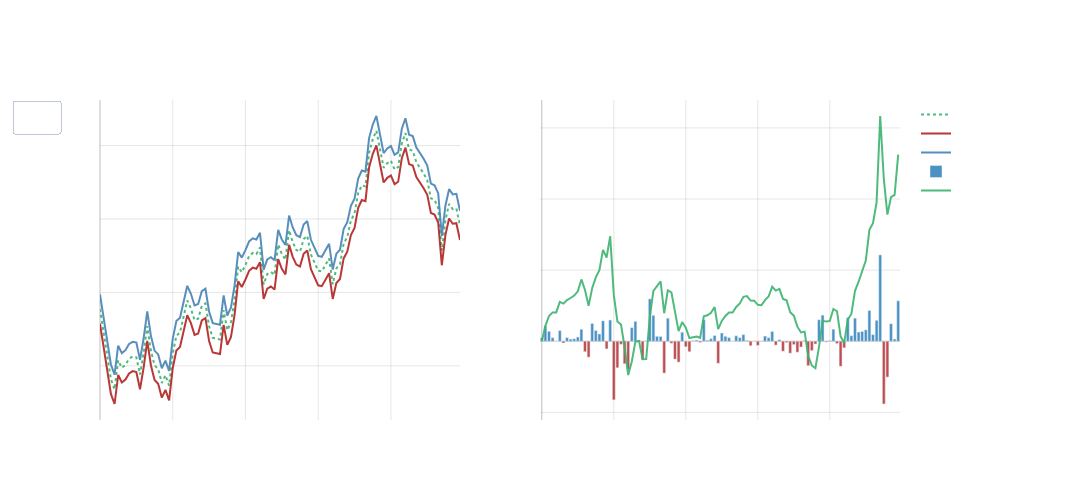

Write notebook code for a chart like this one.
### Markdown cell above
##### 2.) ️ Institutional Trading - Sell Side

Typically, folks start on the sell-side and work to navigate to the buy-side where speculative trading can be more lucrative.


Traders on these desks quote a two-way (bid/offer) and aim to collect a spread based on a mid-price.

Much of this is automated these days, especially in a high-frequency trading capacity.  

Nevertheless, this is where time series analysis and models that attempt to construct a level (expectation) can be valid.  To be profitable in the long run these models only need to be *correct* on average - similar to the edge that can be constructed playing a coin flip or dice roll game.

### Code cell
# Generate sample market making data with skewed trading and periods of losses
n_steps = 100
t = np.arange(n_steps)

# Generate mid price path with some drift to create challenging periods
mid_price = 100 + np.cumsum(np.random.normal(0.002, 0.1, n_steps))
spread = 0.2
bid = mid_price - spread/2
ask = mid_price + spread/2

# Simulate trades with skewed probabilities and periods of more aggressive trading
trade_probs = np.zeros((n_steps, 3))
for i in range(n_steps):
    if i < 30:  # Period of balanced trading
        trade_probs[i] = [0.3, 0.3, 0.4]
    elif i < 60:  # Period of more selling pressure
        trade_probs[i] = [0.2, 0.5, 0.3]
    else:  # Period of more buying pressure
        trade_probs[i] = [0.5, 0.2, 0.3]
        
trades = [np.random.choice(['buy', 'sell', None], p=probs) for probs in trade_probs]
pnl = np.zeros(n_steps)
cumulative_pnl = np.zeros(n_steps)

# Calculate P&L with occasional losses due to price movement
position = 0
for i in range(n_steps):
    if trades[i] == 'buy':
        pnl[i] = spread/2  # Basic spread capture
        position += 1
    elif trades[i] == 'sell':
        pnl[i] = spread/2
        position -= 1
    
    # Add impact of position and price movement
    if i > 0:
        price_change = mid_price[i] - mid_price[i-1]
        position_impact = -position * price_change  # Negative P&L if price moves against position
        pnl[i] += position_impact
        cumulative_pnl[i] = cumulative_pnl[i-1] + pnl[i]

# Create animation frames
frames = []
for step in range(n_steps):
    # Create figure with two subplots
    fig = make_subplots(rows=1, cols=2,
                        subplot_titles=('Market Prices', 'Market Maker P&L'),
                        horizontal_spacing=0.1)
    
    # Price subplot
    fig.add_trace(
        go.Scatter(x=t[:step+1], y=mid_price[:step+1], 
                  line=dict(color='rgba(60, 179, 113, 0.9)', width=2, dash='dot'),
                  name='Mid Price (Estimated)'),
        row=1, col=1
    )
    fig.add_trace(
        go.Scatter(x=t[:step+1], y=bid[:step+1],
                  line=dict(color='rgba(178, 34, 34, 0.9)', width=2),
                  name='Bid'),
        row=1, col=1
    )
    fig.add_trace(
        go.Scatter(x=t[:step+1], y=ask[:step+1],
                  line=dict(color='rgba(70, 130, 180, 0.9)', width=2),
                  name='Ask'),
        row=1, col=1
    )
    
    # P&L subplot
    fig.add_trace(
        go.Bar(x=t[:step+1], y=pnl[:step+1],
               marker_color=['rgba(178, 34, 34, 0.8)' if x < 0 else 'rgba(31, 119, 180, 0.8)' for x in pnl[:step+1]],
               name='Trade P&L'),
        row=1, col=2
    )
    fig.add_trace(
        go.Scatter(x=t[:step+1], y=cumulative_pnl[:step+1],
                  line=dict(color='rgba(60, 179, 113, 0.9)', width=2),
                  name='Cumulative P&L'),
        row=1, col=2
    )

    # Update layout
    fig.update_layout(
        width=1200,
        height=500,
        showlegend=True,
        plot_bgcolor='rgba(0,0,0,0)',
        paper_bgcolor='rgba(0,0,0,0)',
        font=dict(color='white'),
        legend=dict(
            bgcolor='rgba(0,0,0,0)',
            bordercolor='rgba(255,255,255,0.2)'
        )
    )

    # Update axes
    for i in range(1, 3):
        fig.update_xaxes(
            showgrid=True,
            gridwidth=1,
            gridcolor='rgba(128,128,128,0.2)',
            zeroline=True,
            zerolinewidth=1,
            zerolinecolor='rgba(128,128,128,0.5)',
            row=1, col=i
        )
        fig.update_yaxes(
            showgrid=True,
            gridwidth=1,
            gridcolor='rgba(128,128,128,0.2)',
            zeroline=True,
            zerolinewidth=1,
            zerolinecolor='rgba(128,128,128,0.5)',
            row=1, col=i
        )

    frames.append(go.Frame(data=fig.data))

# Create and show animation
fig.frames = frames
fig.update_layout(
    updatemenus=[{
        'type': 'buttons',
        'showactive': False,
        'buttons': [{
            'label': 'Play',
            'method': 'animate',
            'args': [None, {'frame': {'duration': 100, 'redraw': True}, 'fromcurrent': True}]
        }]
    }]
)

fig.show()

### Figure 1 — Plotly figure (JSON) as saved in the notebook; plotly's stock layout.template omitted (floating-point values rounded to 4 significant figures)
{"data": [{"line": {"color": "rgba(60, 179, 113, 0.9)", "dash": "dot", "width": 2}, "name": "Mid Price (Estimated)", "type": "scatter", "x": [0, 1, 2, 3, 4, 5, 6, 7, 8, 9, 10, 11, 12, 13, 14, 15, 16, 17, 18, 19, 20, 21, 22, 23, 24, 25, 26, 27, 28, 29, 30, 31, 32, 33, 34, 35, 36, 37, 38, 39, 40, 41, 42, 43, 44, 45, 46, 47, 48, 49, 50, 51, 52, 53, 54, 55, 56, 57, 58, 59, 60, 61, 62, 63, 64, 65, 66, 67, 68, 69, 70, 71, 72, 73, 74, 75, 76, 77, 78, 79, 80, 81, 82, 83, 84, 85, 86, 87, 88, 89, 90, 91, 92, 93, 94, 95, 96, 97, 98, 99], "xaxis": "x", "y": [99.89, 99.72, 99.54, 99.41, 99.34, 99.54, 99.49, 99.51, 99.55, 99.56, 99.56, 99.44, 99.59, 99.77, 99.6, 99.5, 99.48, 99.38, 99.44, 99.36, 99.58, 99.7, 99.73, 99.83, 99.95, 99.89, 99.81, 99.82, 99.91, 99.92, 99.77, 99.69, 99.69, 99.68, 99.88, 99.74, 99.8, 99.95, 100.2, 100.1, 100.2, 100.2, 100.3, 100.3, 100.3, 100.1, 100.1, 100.1, 100.1, 100.3, 100.3, 100.2, 100.4, 100.3, 100.3, 100.3, 100.4, 100.4, 100.3, 100.2, 100.1, 100.1, 100.2, 100.2, 100.1, 100.2, 100.2, 100.3, 100.4, 100.5, 100.5, 100.7, 100.7, 100.7, 101.0, 101.0, 101.1, 101.0, 100.8, 100.9, 100.9, 100.8, 100.9, 101.0, 101.1, 101.0, 101.0, 100.9, 100.8, 100.8, 100.8, 100.6, 100.6, 100.6, 100.3, 100.5, 100.6, 100.6, 100.6, 100.5], "yaxis": "y"}, {"line": {"color": "rgba(178, 34, 34, 0.9)", "width": 2}, "name": "Bid", "type": "scatter", "x": [0, 1, 2, 3, 4, 5, 6, 7, 8, 9, 10, 11, 12, 13, 14, 15, 16, 17, 18, 19, 20, 21, 22, 23, 24, 25, 26, 27, 28, 29, 30, 31, 32, 33, 34, 35, 36, 37, 38, 39, 40, 41, 42, 43, 44, 45, 46, 47, 48, 49, 50, 51, 52, 53, 54, 55, 56, 57, 58, 59, 60, 61, 62, 63, 64, 65, 66, 67, 68, 69, 70, 71, 72, 73, 74, 75, 76, 77, 78, 79, 80, 81, 82, 83, 84, 85, 86, 87, 88, 89, 90, 91, 92, 93, 94, 95, 96, 97, 98, 99], "xaxis": "x", "y": [99.79, 99.62, 99.44, 99.31, 99.24, 99.44, 99.39, 99.41, 99.45, 99.46, 99.46, 99.34, 99.49, 99.67, 99.5, 99.4, 99.38, 99.28, 99.34, 99.26, 99.48, 99.6, 99.63, 99.73, 99.85, 99.79, 99.71, 99.72, 99.81, 99.82, 99.67, 99.59, 99.59, 99.58, 99.78, 99.64, 99.7, 99.85, 100.1, 100.0, 100.1, 100.1, 100.2, 100.2, 100.2, 99.95, 100.0, 100.0, 100.0, 100.2, 100.2, 100.1, 100.3, 100.2, 100.2, 100.2, 100.3, 100.3, 100.2, 100.1, 100.0, 100.0, 100.1, 100.1, 99.96, 100.1, 100.1, 100.2, 100.3, 100.4, 100.4, 100.6, 100.6, 100.6, 100.9, 100.9, 101.0, 100.9, 100.7, 100.8, 100.8, 100.7, 100.8, 100.9, 101.0, 100.9, 100.9, 100.8, 100.7, 100.7, 100.7, 100.5, 100.5, 100.5, 100.2, 100.4, 100.5, 100.5, 100.5, 100.4], "yaxis": "y"}, {"line": {"color": "rgba(70, 130, 180, 0.9)", "width": 2}, "name": "Ask", "type": "scatter", "x": [0, 1, 2, 3, 4, 5, 6, 7, 8, 9, 10, 11, 12, 13, 14, 15, 16, 17, 18, 19, 20, 21, 22, 23, 24, 25, 26, 27, 28, 29, 30, 31, 32, 33, 34, 35, 36, 37, 38, 39, 40, 41, 42, 43, 44, 45, 46, 47, 48, 49, 50, 51, 52, 53, 54, 55, 56, 57, 58, 59, 60, 61, 62, 63, 64, 65, 66, 67, 68, 69, 70, 71, 72, 73, 74, 75, 76, 77, 78, 79, 80, 81, 82, 83, 84, 85, 86, 87, 88, 89, 90, 91, 92, 93, 94, 95, 96, 97, 98, 99], "xaxis": "x", "y": [99.99, 99.82, 99.64, 99.51, 99.44, 99.64, 99.59, 99.61, 99.65, 99.66, 99.66, 99.54, 99.69, 99.87, 99.7, 99.6, 99.58, 99.48, 99.54, 99.46, 99.68, 99.8, 99.83, 99.93, 100.0, 99.99, 99.91, 99.92, 100.0, 100.0, 99.87, 99.79, 99.79, 99.78, 99.98, 99.84, 99.9, 100.0, 100.3, 100.2, 100.3, 100.3, 100.4, 100.4, 100.4, 100.2, 100.2, 100.2, 100.2, 100.4, 100.4, 100.3, 100.5, 100.4, 100.4, 100.4, 100.5, 100.5, 100.4, 100.3, 100.2, 100.2, 100.3, 100.3, 100.2, 100.3, 100.3, 100.4, 100.5, 100.6, 100.6, 100.8, 100.8, 100.8, 101.1, 101.1, 101.2, 101.1, 100.9, 101.0, 101.0, 100.9, 101.0, 101.1, 101.2, 101.1, 101.1, 101.0, 100.9, 100.9, 100.9, 100.7, 100.7, 100.7, 100.4, 100.6, 100.7, 100.7, 100.7, 100.6], "yaxis": "y"}, {"marker": {"color": ["rgba(31, 119, 180, 0.8)", "rgba(31, 119, 180, 0.8)", "rgba(31, 119, 180, 0.8)", "rgba(31, 119, 180, 0.8)", "rgba(31, 119, 180, 0.8)", "rgba(31, 119, 180, 0.8)", "rgba(178, 34, 34, 0.8)", "rgba(31, 119, 180, 0.8)", "rgba(31, 119, 180, 0.8)", "rgba(31, 119, 180, 0.8)", "rgba(31, 119, 180, 0.8)", "rgba(31, 119, 180, 0.8)", "rgba(178, 34, 34, 0.8)", "rgba(178, 34, 34, 0.8)", "rgba(31, 119, 180, 0.8)", "rgba(31, 119, 180, 0.8)", "rgba(31, 119, 180, 0.8)", "rgba(31, 119, 180, 0.8)", "rgba(178, 34, 34, 0.8)", "rgba(31, 119, 180, 0.8)", "rgba(178, 34, 34, 0.8)", "rgba(178, 34, 34, 0.8)", "rgba(178, 34, 34, 0.8)", "rgba(178, 34, 34, 0.8)", "rgba(178, 34, 34, 0.8)", "rgba(31, 119, 180, 0.8)", "rgba(31, 119, 180, 0.8)", "rgba(31, 119, 180, 0.8)", "rgba(178, 34, 34, 0.8)", "rgba(31, 119, 180, 0.8)", "rgba(31, 119, 180, 0.8)", "rgba(31, 119, 180, 0.8)", "rgba(31, 119, 180, 0.8)", "rgba(31, 119, 180, 0.8)", "rgba(178, 34, 34, 0.8)", "rgba(31, 119, 180, 0.8)", "rgba(178, 34, 34, 0.8)", "rgba(178, 34, 34, 0.8)", "rgba(178, 34, 34, 0.8)", "rgba(31, 119, 180, 0.8)", "rgba(178, 34, 34, 0.8)", "rgba(178, 34, 34, 0.8)", "rgba(31, 119, 180, 0.8)", "rgba(31, 119, 180, 0.8)", "rgba(178, 34, 34, 0.8)", "rgba(31, 119, 180, 0.8)", "rgba(31, 119, 180, 0.8)", "rgba(31, 119, 180, 0.8)", "rgba(31, 119, 180, 0.8)", "rgba(178, 34, 34, 0.8)", "rgba(31, 119, 180, 0.8)", "rgba(31, 119, 180, 0.8)", "rgba(31, 119, 180, 0.8)", "rgba(31, 119, 180, 0.8)", "rgba(31, 119, 180, 0.8)", "rgba(31, 119, 180, 0.8)", "rgba(31, 119, 180, 0.8)", "rgba(31, 119, 180, 0.8)", "rgba(178, 34, 34, 0.8)", "rgba(178, 34, 34, 0.8)", "rgba(178, 34, 34, 0.8)", "rgba(178, 34, 34, 0.8)", "rgba(31, 119, 180, 0.8)", "rgba(31, 119, 180, 0.8)", "rgba(31, 119, 180, 0.8)", "rgba(178, 34, 34, 0.8)", "rgba(31, 119, 180, 0.8)", "rgba(178, 34, 34, 0.8)", "rgba(178, 34, 34, 0.8)", "rgba(178, 34, 34, 0.8)", "rgba(178, 34, 34, 0.8)", "rgba(178, 34, 34, 0.8)", "rgba(178, 34, 34, 0.8)", "rgba(31, 119, 180, 0.8)", "rgba(178, 34, 34, 0.8)", "rgba(178, 34, 34, 0.8)", "rgba(178, 34, 34, 0.8)", "rgba(31, 119, 180, 0.8)", "rgba(31, 119, 180, 0.8)", "rgba(178, 34, 34, 0.8)", "rgba(31, 119, 180, 0.8)", "rgba(31, 119, 180, 0.8)", "rgba(178, 34, 34, 0.8)", "rgba(178, 34, 34, 0.8)", "rgba(178, 34, 34, 0.8)", "rgba(31, 119, 180, 0.8)", "rgba(31, 119, 180, 0.8)", "rgba(31, 119, 180, 0.8)", "rgba(31, 119, 180, 0.8)", "rgba(31, 119, 180, 0.8)", "rgba(31, 119, 180, 0.8)", "rgba(31, 119, 180, 0.8)", "rgba(31, 119, 180, 0.8)", "rgba(31, 119, 180, 0.8)", "rgba(31, 119, 180, 0.8)", "rgba(178, 34, 34, 0.8)", "rgba(178, 34, 34, 0.8)", "rgba(31, 119, 180, 0.8)", "rgba(31, 119, 180, 0.8)", "rgba(31, 119, 180, 0.8)"]}, "name": "Trade P&L", "type": "bar", "x": [0, 1, 2, 3, 4, 5, 6, 7, 8, 9, 10, 11, 12, 13, 14, 15, 16, 17, 18, 19, 20, 21, 22, 23, 24, 25, 26, 27, 28, 29, 30, 31, 32, 33, 34, 35, 36, 37, 38, 39, 40, 41, 42, 43, 44, 45, 46, 47, 48, 49, 50, 51, 52, 53, 54, 55, 56, 57, 58, 59, 60, 61, 62, 63, 64, 65, 66, 67, 68, 69, 70, 71, 72, 73, 74, 75, 76, 77, 78, 79, 80, 81, 82, 83, 84, 85, 86, 87, 88, 89, 90, 91, 92, 93, 94, 95, 96, 97, 98, 99], "xaxis": "x2", "y": [0.1, 0.4335, 0.2774, 0.1, 0.0, 0.2973, -0.05059, 0.1, 0.05795, 0.06979, 0.1172, 0.3351, -0.2942, -0.4482, 0.4988, 0.3012, 0.2039, 0.5723, -0.2156, 0.5958, -1.648, -0.7474, -0.08606, -0.6329, -0.7881, 0.3808, 0.5574, 0.02149, -0.5171, 0.004564, 1.19, 0.7263, 0.1378, 0.1334, -0.8963, 0.6464, -0.05768, -0.5036, -0.5874, 0.2538, -0.1557, -0.2949, 0.01381, 0.03154, -0.03679, 0.6024, 0.02979, 0.07076, 0.1607, -0.6201, 0.231, 0.1383, 0.1, 0.0, 0.153, 0.1, 0.1861, 0.02278, -0.1273, -0.002434, -0.1175, -0.01144, 0.1446, 0.1, 0.2756, -0.1084, 0.04549, -0.2809, -0.03926, -0.3364, -0.09462, -0.3099, -0.1627, 0.02337, -0.6877, -0.2636, -0.07812, 0.6025, 0.7342, -0.02509, 0.01724, 0.3376, -0.06439, -0.7043, -0.1862, 0.6605, 0.1549, 0.6495, 0.2574, 0.2755, 0.3204, 0.8646, 0.1861, 0.5865, 2.428, -1.766, -1.009, 0.4919, 0.06118, 1.136], "yaxis": "y2"}, {"line": {"color": "rgba(60, 179, 113, 0.9)", "width": 2}, "name": "Cumulative P&L", "type": "scatter", "x": [0, 1, 2, 3, 4, 5, 6, 7, 8, 9, 10, 11, 12, 13, 14, 15, 16, 17, 18, 19, 20, 21, 22, 23, 24, 25, 26, 27, 28, 29, 30, 31, 32, 33, 34, 35, 36, 37, 38, 39, 40, 41, 42, 43, 44, 45, 46, 47, 48, 49, 50, 51, 52, 53, 54, 55, 56, 57, 58, 59, 60, 61, 62, 63, 64, 65, 66, 67, 68, 69, 70, 71, 72, 73, 74, 75, 76, 77, 78, 79, 80, 81, 82, 83, 84, 85, 86, 87, 88, 89, 90, 91, 92, 93, 94, 95, 96, 97, 98, 99], "xaxis": "x2", "y": [0.0, 0.4335, 0.7109, 0.8109, 0.8109, 1.108, 1.058, 1.158, 1.216, 1.285, 1.403, 1.738, 1.443, 0.9953, 1.494, 1.795, 1.999, 2.571, 2.356, 2.952, 1.304, 0.5563, 0.4702, -0.1627, -0.9508, -0.5701, -0.0127, 0.008785, -0.5084, -0.5038, 0.6861, 1.412, 1.55, 1.684, 0.7873, 1.434, 1.376, 0.8723, 0.2849, 0.5387, 0.383, 0.08807, 0.1019, 0.1334, 0.09662, 0.6991, 0.7289, 0.7996, 0.9604, 0.3403, 0.5713, 0.7096, 0.8096, 0.8096, 0.9626, 1.063, 1.249, 1.271, 1.144, 1.142, 1.024, 1.013, 1.157, 1.257, 1.533, 1.425, 1.47, 1.189, 1.15, 0.8136, 0.719, 0.4091, 0.2464, 0.2698, -0.4179, -0.6816, -0.7597, -0.1572, 0.577, 0.5519, 0.5692, 0.9068, 0.8424, 0.1381, -0.04807, 0.6124, 0.7673, 1.417, 1.674, 1.95, 2.27, 3.135, 3.321, 3.907, 6.335, 4.569, 3.56, 4.052, 4.114, 5.25], "yaxis": "y2"}], "layout": {"annotations": [{"font": {"size": 16}, "showarrow": false, "text": "Market Prices", "x": 0.225, "xanchor": "center", "xref": "paper", "y": 1, "yanchor": "bottom", "yref": "paper"}, {"font": {"size": 16}, "showarrow": false, "text": "Market Maker P&L", "x": 0.775, "xanchor": "center", "xref": "paper", "y": 1, "yanchor": "bottom", "yref": "paper"}], "font": {"color": "white"}, "height": 500, "legend": {"bgcolor": "rgba(0,0,0,0)", "bordercolor": "rgba(255,255,255,0.2)"}, "paper_bgcolor": "rgba(0,0,0,0)", "plot_bgcolor": "rgba(0,0,0,0)", "showlegend": true, "updatemenus": [{"buttons": [{"args": [null, {"frame": {"duration": 100, "redraw": true}, "fromcurrent": true}], "label": "Play", "method": "animate"}], "showactive": false, "type": "buttons"}], "width": 1200, "xaxis": {"anchor": "y", "domain": [0, 0.45], "gridcolor": "rgba(128,128,128,0.2)", "gridwidth": 1, "showgrid": true, "zeroline": true, "zerolinecolor": "rgba(128,128,128,0.5)", "zerolinewidth": 1}, "xaxis2": {"anchor": "y2", "domain": [0.55, 1], "gridcolor": "rgba(128,128,128,0.2)", "gridwidth": 1, "showgrid": true, "zeroline": true, "zerolinecolor": "rgba(128,128,128,0.5)", "zerolinewidth": 1}, "yaxis": {"anchor": "x", "domain": [0, 1], "gridcolor": "rgba(128,128,128,0.2)", "gridwidth": 1, "showgrid": true, "zeroline": true, "zerolinecolor": "rgba(128,128,128,0.5)", "zerolinewidth": 1}, "yaxis2": {"anchor": "x2", "domain": [0, 1], "gridcolor": "rgba(128,128,128,0.2)", "gridwidth": 1, "showgrid": true, "zeroline": true, "zerolinecolor": "rgba(128,128,128,0.5)", "zerolinewidth": 1}}}
